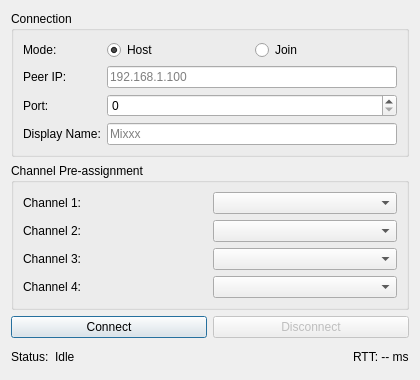
<?xml version="1.0" encoding="UTF-8"?>
<ui version="4.0">
 <class>DlgNetmixConnectDlg</class>
 <widget class="QDialog" name="DlgNetmixConnectDlg">
  <property name="geometry">
   <rect>
    <x>0</x>
    <y>0</y>
    <width>420</width>
    <height>380</height>
   </rect>
  </property>
  <property name="windowTitle">
   <string>Netmix Connect</string>
  </property>
  <layout class="QVBoxLayout" name="verticalLayout">
   <item>
    <widget class="QGroupBox" name="groupConnection">
     <property name="title">
      <string>Connection</string>
     </property>
     <layout class="QFormLayout" name="formLayout">
      <item row="0" column="0">
       <widget class="QLabel" name="labelMode">
        <property name="text">
         <string>Mode:</string>
        </property>
       </widget>
      </item>
      <item row="0" column="1">
       <layout class="QHBoxLayout" name="horizontalLayout">
        <item>
         <widget class="QRadioButton" name="radioHost">
          <property name="text">
           <string>Host</string>
          </property>
          <property name="checked">
           <bool>true</bool>
          </property>
         </widget>
        </item>
        <item>
         <widget class="QRadioButton" name="radioJoin">
          <property name="text">
           <string>Join</string>
          </property>
         </widget>
        </item>
       </layout>
      </item>
      <item row="1" column="0">
       <widget class="QLabel" name="labelPeerIp">
        <property name="text">
         <string>Peer IP:</string>
        </property>
       </widget>
      </item>
      <item row="1" column="1">
       <widget class="QLineEdit" name="editPeerIp">
        <property name="placeholderText">
         <string>192.168.1.100</string>
        </property>
       </widget>
      </item>
      <item row="2" column="0">
       <widget class="QLabel" name="labelPort">
        <property name="text">
         <string>Port:</string>
        </property>
       </widget>
      </item>
      <item row="2" column="1">
       <widget class="QSpinBox" name="spinPort"/>
      </item>
      <item row="3" column="0">
       <widget class="QLabel" name="labelDisplayName">
        <property name="text">
         <string>Display Name:</string>
        </property>
       </widget>
      </item>
      <item row="3" column="1">
       <widget class="QLineEdit" name="editDisplayName">
        <property name="placeholderText">
         <string>Mixxx</string>
        </property>
       </widget>
      </item>
     </layout>
    </widget>
   </item>
   <item>
    <widget class="QGroupBox" name="groupPreAssignment">
     <property name="title">
      <string>Channel Pre-assignment</string>
     </property>
     <layout class="QGridLayout" name="gridLayout">
      <item row="0" column="0">
       <widget class="QLabel" name="labelDeck1">
        <property name="text">
         <string>Channel 1:</string>
        </property>
       </widget>
      </item>
      <item row="0" column="1">
       <widget class="QComboBox" name="comboDeck1"/>
      </item>
      <item row="1" column="0">
       <widget class="QLabel" name="labelDeck2">
        <property name="text">
         <string>Channel 2:</string>
        </property>
       </widget>
      </item>
      <item row="1" column="1">
       <widget class="QComboBox" name="comboDeck2"/>
      </item>
      <item row="2" column="0">
       <widget class="QLabel" name="labelDeck3">
        <property name="text">
         <string>Channel 3:</string>
        </property>
       </widget>
      </item>
      <item row="2" column="1">
       <widget class="QComboBox" name="comboDeck3"/>
      </item>
      <item row="3" column="0">
       <widget class="QLabel" name="labelDeck4">
        <property name="text">
         <string>Channel 4:</string>
        </property>
       </widget>
      </item>
      <item row="3" column="1">
       <widget class="QComboBox" name="comboDeck4"/>
      </item>
     </layout>
    </widget>
   </item>
   <item>
    <layout class="QHBoxLayout" name="buttonLayout">
     <item>
      <widget class="QPushButton" name="btnConnect">
       <property name="text">
        <string>Connect</string>
       </property>
      </widget>
     </item>
     <item>
      <widget class="QPushButton" name="btnDisconnect">
       <property name="text">
        <string>Disconnect</string>
       </property>
       <property name="enabled">
        <bool>false</bool>
       </property>
      </widget>
     </item>
    </layout>
   </item>
   <item>
    <layout class="QHBoxLayout" name="statusLayout">
     <item>
      <widget class="QLabel" name="labelStatusTitle">
       <property name="text">
        <string>Status:</string>
       </property>
      </widget>
     </item>
     <item>
      <widget class="QLabel" name="labelStatus">
       <property name="text">
        <string>Idle</string>
       </property>
      </widget>
     </item>
     <item>
      <spacer name="horizontalSpacer">
       <property name="orientation">
        <enum>Qt::Horizontal</enum>
       </property>
       <property name="sizeHint" stdset="0">
        <size>
         <width>40</width>
         <height>20</height>
        </size>
       </property>
      </spacer>
     </item>
     <item>
      <widget class="QLabel" name="labelRtt">
       <property name="text">
        <string>RTT: -- ms</string>
       </property>
      </widget>
     </item>
    </layout>
   </item>
  </layout>
 </widget>
 <resources/>
 <connections/>
</ui>
